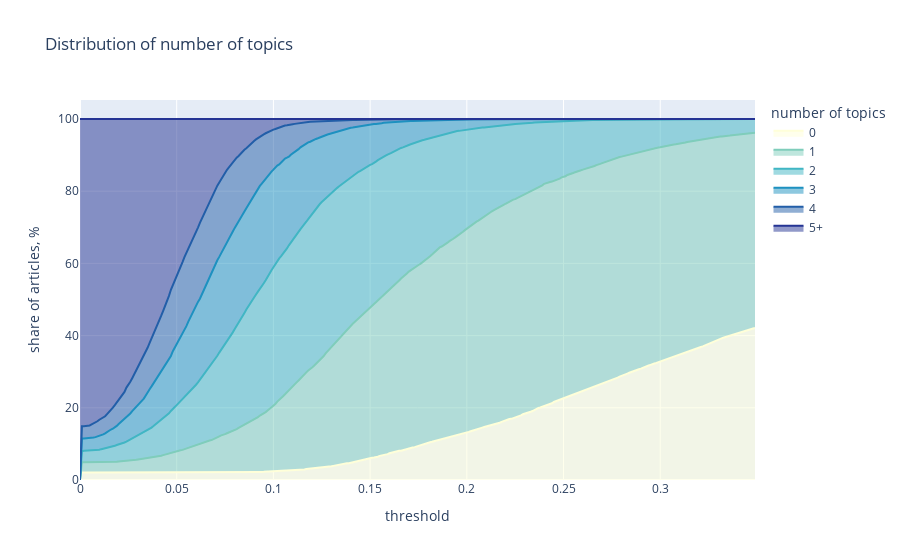

Notebook source saved alongside this figure:
### Code cell
import plotly.express as px
import tqdm

tmp_dfs = []

# iterating through different threshold levels
for thr in tqdm.tqdm(np.arange(0, 0.35, 0.001)):
    # calculating number of topics with probability > threshold for each document
    tmp_df = pd.DataFrame(list(map(lambda x: len(list(filter(lambda y: y >= thr, x))), topic_distr))).rename(
        columns={0: 'num_topics'}
    )
    tmp_df['num_docs'] = 1

    tmp_df['num_topics_group'] = tmp_df['num_topics']\
        .map(lambda x: str(x) if x < 5 else '5+')

    # aggregating stats
    tmp_df_aggr = tmp_df.groupby(
        'num_topics_group', as_index=False).num_docs.sum()
    tmp_df_aggr['threshold'] = thr

    tmp_dfs.append(tmp_df_aggr)

num_topics_stats_df = pd.concat(tmp_dfs).pivot(index='threshold',
                                               values='num_docs',
                                               columns='num_topics_group').fillna(0)

num_topics_stats_df = num_topics_stats_df.apply(
    lambda x: 100.*x/num_topics_stats_df.sum(axis=1))

# visualisation
colormap = px.colors.sequential.YlGnBu
px.area(num_topics_stats_df,
        title='Distribution of number of topics',
        labels={'num_topics_group': 'number of topics',
                'value': 'share of articles, %'},
        color_discrete_map={
            '0': colormap[0],
            '1': colormap[3],
            '2': colormap[4],
            '3': colormap[5],
            '4': colormap[6],
            '5+': colormap[7]
        })

### Figure 1 — Plotly figure (JSON) as saved in the notebook; plotly's stock layout.template omitted (floating-point values rounded to 4 significant figures; data arrays with more than 128 entries replaced by an {"elided": "..."} marker saying what was removed)
{"data": [{"fillpattern": {"shape": ""}, "hovertemplate": "number of topics=0<br>threshold=%{x}<br>share of articles, %=%{y}<extra></extra>", "legendgroup": "0", "line": {"color": "rgb(255,255,217)"}, "marker": {"symbol": "circle"}, "mode": "lines", "name": "0", "orientation": "v", "showlegend": true, "stackgroup": "1", "type": "scatter", "x": {"elided": "350 float values"}, "xaxis": "x", "y": {"elided": "350 float values"}, "yaxis": "y"}, {"fillpattern": {"shape": ""}, "hovertemplate": "number of topics=1<br>threshold=%{x}<br>share of articles, %=%{y}<extra></extra>", "legendgroup": "1", "line": {"color": "rgb(127,205,187)"}, "marker": {"symbol": "circle"}, "mode": "lines", "name": "1", "orientation": "v", "showlegend": true, "stackgroup": "1", "type": "scatter", "x": {"elided": "350 float values"}, "xaxis": "x", "y": {"elided": "350 float values"}, "yaxis": "y"}, {"fillpattern": {"shape": ""}, "hovertemplate": "number of topics=2<br>threshold=%{x}<br>share of articles, %=%{y}<extra></extra>", "legendgroup": "2", "line": {"color": "rgb(65,182,196)"}, "marker": {"symbol": "circle"}, "mode": "lines", "name": "2", "orientation": "v", "showlegend": true, "stackgroup": "1", "type": "scatter", "x": {"elided": "350 float values"}, "xaxis": "x", "y": {"elided": "350 float values"}, "yaxis": "y"}, {"fillpattern": {"shape": ""}, "hovertemplate": "number of topics=3<br>threshold=%{x}<br>share of articles, %=%{y}<extra></extra>", "legendgroup": "3", "line": {"color": "rgb(29,145,192)"}, "marker": {"symbol": "circle"}, "mode": "lines", "name": "3", "orientation": "v", "showlegend": true, "stackgroup": "1", "type": "scatter", "x": {"elided": "350 float values"}, "xaxis": "x", "y": {"elided": "350 float values"}, "yaxis": "y"}, {"fillpattern": {"shape": ""}, "hovertemplate": "number of topics=4<br>threshold=%{x}<br>share of articles, %=%{y}<extra></extra>", "legendgroup": "4", "line": {"color": "rgb(34,94,168)"}, "marker": {"symbol": "circle"}, "mode": "lines", "name": "4", "orientation": "v", "showlegend": true, "stackgroup": "1", "type": "scatter", "x": {"elided": "350 float values"}, "xaxis": "x", "y": {"elided": "350 float values"}, "yaxis": "y"}, {"fillpattern": {"shape": ""}, "hovertemplate": "number of topics=5+<br>threshold=%{x}<br>share of articles, %=%{y}<extra></extra>", "legendgroup": "5+", "line": {"color": "rgb(37,52,148)"}, "marker": {"symbol": "circle"}, "mode": "lines", "name": "5+", "orientation": "v", "showlegend": true, "stackgroup": "1", "type": "scatter", "x": {"elided": "350 float values"}, "xaxis": "x", "y": {"elided": "350 float values"}, "yaxis": "y"}], "layout": {"autosize": true, "legend": {"title": {"text": "number of topics"}, "tracegroupgap": 0}, "title": {"text": "Distribution of number of topics"}, "xaxis": {"anchor": "y", "autorange": true, "domain": [0, 1], "range": [0, 0.349], "title": {"text": "threshold"}, "type": "linear"}, "yaxis": {"anchor": "x", "autorange": true, "domain": [0, 1], "range": [0, 105.3], "title": {"text": "share of articles, %"}, "type": "linear"}}}
